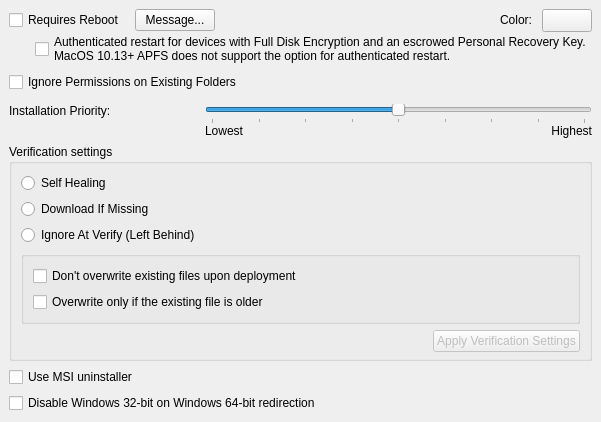
     <widget class="QWidget" name="tabProperties">
      <attribute name="title">
       <string>Properties</string>
      </attribute>
      <layout class="QVBoxLayout" name="verticalLayout_14">
       <property name="leftMargin">
        <number>0</number>
       </property>
       <property name="topMargin">
        <number>0</number>
       </property>
       <property name="rightMargin">
        <number>0</number>
       </property>
       <property name="bottomMargin">
        <number>0</number>
       </property>
       <item>
        <widget class="QWidget" name="propertiesEDWidget" native="true">
         <layout class="QVBoxLayout" name="verticalLayout_19">
          <item>
           <layout class="QVBoxLayout" name="verticalLayout_16">
            <property name="spacing">
             <number>0</number>
            </property>
            <item>
             <layout class="QHBoxLayout" name="horizontalLayout_13" stretch="0,0,0,0">
              <property name="spacing">
               <number>10</number>
              </property>
              <item>
               <widget class="QCheckBox" name="checkBoxRequiresReboot">
                <property name="sizePolicy">
                 <sizepolicy hsizetype="Fixed" vsizetype="Fixed">
                  <horstretch>0</horstretch>
                  <verstretch>0</verstretch>
                 </sizepolicy>
                </property>
                <property name="text">
                 <string>Requires Reboot</string>
                </property>
               </widget>
              </item>
              <item>
               <widget class="QPushButton" name="rebootCustomizeButton">
                <property name="sizePolicy">
                 <sizepolicy hsizetype="Fixed" vsizetype="Fixed">
                  <horstretch>0</horstretch>
                  <verstretch>0</verstretch>
                 </sizepolicy>
                </property>
                <property name="text">
                 <string>Message...</string>
                </property>
               </widget>
              </item>
              <item>
               <widget class="QLabel" name="label_3">
                <property name="sizePolicy">
                 <sizepolicy hsizetype="Preferred" vsizetype="Fixed">
                  <horstretch>0</horstretch>
                  <verstretch>0</verstretch>
                 </sizepolicy>
                </property>
                <property name="text">
                 <string>Color:</string>
                </property>
                <property name="alignment">
                 <set>Qt::AlignRight|Qt::AlignTrailing|Qt::AlignVCenter</set>
                </property>
                <property name="buddy">
                 <cstring>toolButtonColor</cstring>
                </property>
               </widget>
              </item>
              <item>
               <widget class="QToolButton" name="toolButtonColor">
                <property name="minimumSize">
                 <size>
                  <width>50</width>
                  <height>0</height>
                 </size>
                </property>
                <property name="iconSize">
                 <size>
                  <width>32</width>
                  <height>16</height>
                 </size>
                </property>
               </widget>
              </item>
             </layout>
            </item>
            <item>
             <layout class="QHBoxLayout" name="horizontalLayout_14">
              <property name="leftMargin">
               <number>26</number>
              </property>
              <item>
               <widget class="QCheckBox" name="checkBoxAuthenticatedRestart">
                <property name="sizePolicy">
                 <sizepolicy hsizetype="Minimum" vsizetype="Fixed">
                  <horstretch>0</horstretch>
                  <verstretch>0</verstretch>
                 </sizepolicy>
                </property>
                <property name="text">
                 <string>Authenticated restart for devices with Full Disk Encryption and an escrowed Personal Recovery Key.
MacOS 10.13+ APFS does not support the option for authenticated restart.</string>
                </property>
               </widget>
              </item>
             </layout>
            </item>
           </layout>
          </item>
          <item>
           <layout class="QHBoxLayout" name="horizontalLayout_26">
            <item>
             <widget class="QCheckBox" name="checkBoxIgnorePermissions">
              <property name="text">
               <string>Ignore Permissions on Existing Folders</string>
              </property>
             </widget>
            </item>
           </layout>
          </item>
          <item>
           <widget class="QWidget" name="widget" native="true">
            <layout class="QHBoxLayout" name="horizontalLayout_3">
             <property name="leftMargin">
              <number>0</number>
             </property>
             <property name="topMargin">
              <number>0</number>
             </property>
             <property name="rightMargin">
              <number>0</number>
             </property>
             <property name="bottomMargin">
              <number>0</number>
             </property>
            </layout>
           </widget>
          </item>
          <item>
           <layout class="QGridLayout" name="gridLayout_10">
            <property name="verticalSpacing">
             <number>0</number>
            </property>
            <item row="0" column="0">
             <widget class="QLabel" name="labelInstallationPriority_2">
              <property name="text">
               <string>Installation Priority:</string>
              </property>
              <property name="alignment">
               <set>Qt::AlignLeading|Qt::AlignLeft|Qt::AlignTop</set>
              </property>
             </widget>
            </item>
            <item row="0" column="1" colspan="2">
             <widget class="QSlider" name="sliderPriority">
              <property name="minimum">
               <number>-4</number>
              </property>
              <property name="maximum">
               <number>4</number>
              </property>
              <property name="value">
               <number>0</number>
              </property>
              <property name="orientation">
               <enum>Qt::Horizontal</enum>
              </property>
              <property name="tickPosition">
               <enum>QSlider::TicksBelow</enum>
              </property>
              <property name="tickInterval">
               <number>1</number>
              </property>
             </widget>
            </item>
            <item row="1" column="1">
             <widget class="QLabel" name="labelInstallationPriorityLowest_2">
              <property name="text">
               <string>Lowest</string>
              </property>
              <property name="alignment">
               <set>Qt::AlignLeading|Qt::AlignLeft|Qt::AlignTop</set>
              </property>
             </widget>
            </item>
            <item row="1" column="2">
             <widget class="QLabel" name="labelInstallationPriorityHighest_2">
              <property name="text">
               <string>Highest</string>
              </property>
              <property name="alignment">
               <set>Qt::AlignRight|Qt::AlignTop|Qt::AlignTrailing</set>
              </property>
             </widget>
            </item>
           </layout>
          </item>
          <item>
           <widget class="QGroupBox" name="verificationSettings">
            <property name="title">
             <string>Verification settings</string>
            </property>
            <layout class="QVBoxLayout" name="verticalLayout_10">
             <property name="bottomMargin">
              <number>6</number>
             </property>
             <item>
              <widget class="QRadioButton" name="radioButtonSelfHealing">
               <property name="sizePolicy">
                <sizepolicy hsizetype="Minimum" vsizetype="Preferred">
                 <horstretch>0</horstretch>
                 <verstretch>0</verstretch>
                </sizepolicy>
               </property>
               <property name="text">
                <string>Self Healing</string>
               </property>
              </widget>
             </item>
             <item>
              <widget class="QRadioButton" name="radioButtonDownloadIfMissing">
               <property name="sizePolicy">
                <sizepolicy hsizetype="Minimum" vsizetype="Preferred">
                 <horstretch>0</horstretch>
                 <verstretch>0</verstretch>
                </sizepolicy>
               </property>
               <property name="text">
                <string>Download If Missing</string>
               </property>
              </widget>
             </item>
             <item>
              <widget class="QRadioButton" name="radioButtonIgnoreAtVerify">
               <property name="sizePolicy">
                <sizepolicy hsizetype="Minimum" vsizetype="Preferred">
                 <horstretch>0</horstretch>
                 <verstretch>0</verstretch>
                </sizepolicy>
               </property>
               <property name="text">
                <string>Ignore At Verify (Left Behind)</string>
               </property>
              </widget>
             </item>
             <item>
              <widget class="QGroupBox" name="groupBox_2">
               <property name="title">
                <string/>
               </property>
               <layout class="QVBoxLayout" name="verticalLayout_12">
                <item>
                 <widget class="QCheckBox" name="noOverwrite">
                  <property name="sizePolicy">
                   <sizepolicy hsizetype="Minimum" vsizetype="Preferred">
                    <horstretch>0</horstretch>
                    <verstretch>0</verstretch>
                   </sizepolicy>
                  </property>
                  <property name="text">
                   <string>Don't overwrite existing files upon deployment</string>
                  </property>
                 </widget>
                </item>
                <item>
                 <widget class="QCheckBox" name="overwriteOlder">
                  <property name="sizePolicy">
                   <sizepolicy hsizetype="Minimum" vsizetype="Preferred">
                    <horstretch>0</horstretch>
                    <verstretch>0</verstretch>
                   </sizepolicy>
                  </property>
                  <property name="text">
                   <string>Overwrite only if the existing file is older</string>
                  </property>
                 </widget>
                </item>
               </layout>
              </widget>
             </item>
             <item>
              <layout class="QHBoxLayout" name="horizontalLayout_9">
               <item>
                <spacer name="horizontalSpacer_5">
                 <property name="orientation">
                  <enum>Qt::Horizontal</enum>
                 </property>
                 <property name="sizeHint" stdset="0">
                  <size>
                   <width>40</width>
                   <height>8</height>
                  </size>
                 </property>
                </spacer>
               </item>
               <item>
                <widget class="QPushButton" name="buttonApply">
                 <property name="enabled">
                  <bool>false</bool>
                 </property>
                 <property name="sizePolicy">
                  <sizepolicy hsizetype="Fixed" vsizetype="Minimum">
                   <horstretch>0</horstretch>
                   <verstretch>26</verstretch>
                  </sizepolicy>
                 </property>
                 <property name="text">
                  <string>Apply Verification Settings</string>
                 </property>
                </widget>
               </item>
              </layout>
             </item>
            </layout>
           </widget>
          </item>
          <item>
           <widget class="QCheckBox" name="checkBoxUseMsiUninstaller">
            <property name="text">
             <string>Use MSI uninstaller</string>
            </property>
           </widget>
          </item>
          <item>
           <widget class="QCheckBox" name="checkBoxDisableWinRedirection">
            <property name="text">
             <string>Disable Windows 32-bit on Windows 64-bit redirection</string>
            </property>
           </widget>
          </item>
          <item>
           <spacer name="verticalSpacer_4">
            <property name="orientation">
             <enum>Qt::Vertical</enum>
            </property>
            <property name="sizeHint" stdset="0">
             <size>
              <width>20</width>
              <height>0</height>
             </size>
            </property>
           </spacer>
          </item>
         </layout>
        </widget>
       </item>
      </layout>
     </widget>
